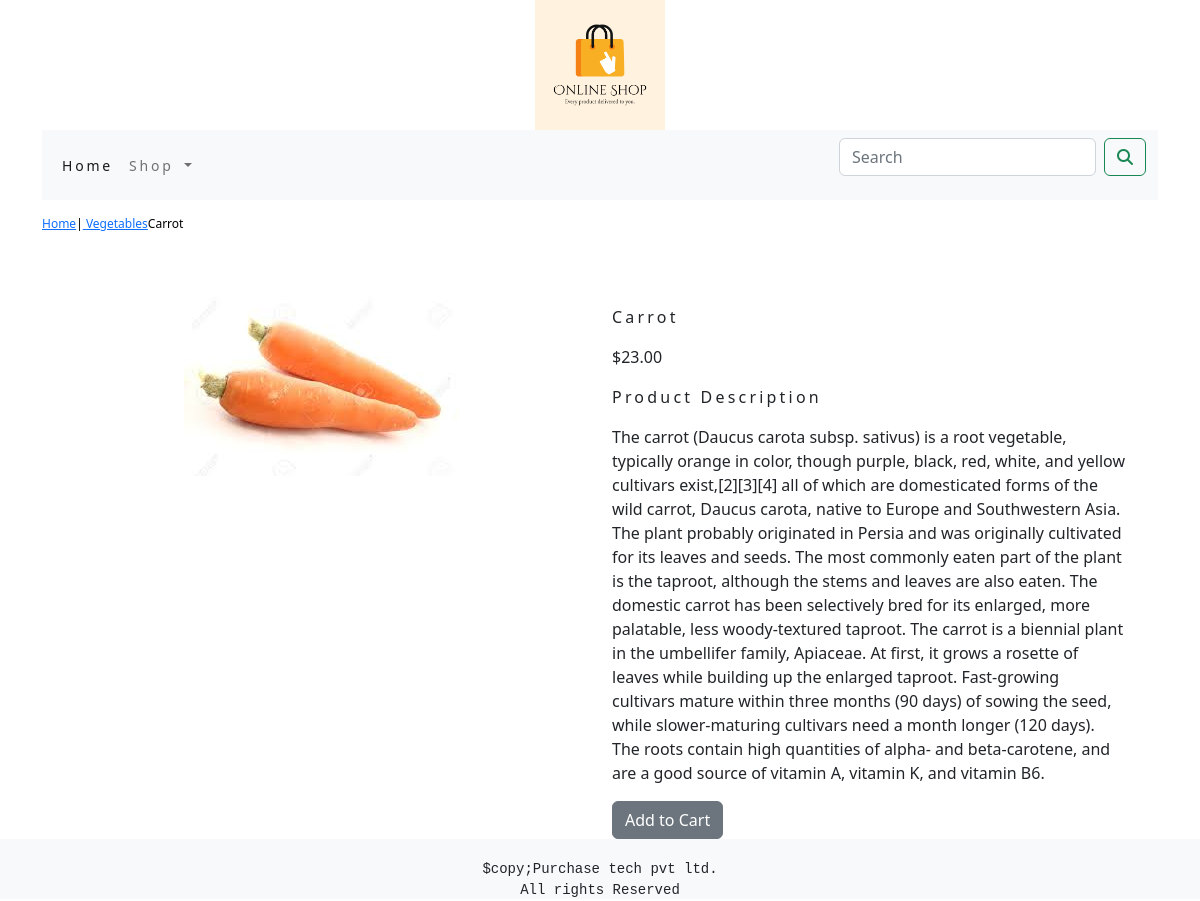
Screenshot of /shop/vegetables/carrot/ with the database file from the repository.
### shop/models.py (models this page shows, shortened)
class Product(models.Model):
    name=models.CharField(max_length=250,unique=True)
    slug=models.SlugField(max_length=250,unique=True)
    description=models.TextField(blank=True)
    price=models.DecimalField(max_digits=10,decimal_places=2)
    category=models.ForeignKey(Category,on_delete=models.CASCADE)
    image = models.ImageField(upload_to='product', blank=True)
    stock=models.IntegerField()
    available=models.BooleanField(default=True)
    created=models.DateTimeField(auto_now_add=True)
    updated=models.DateTimeField(auto_now=True)
    class Meta:
        ordering = ('name',)
        verbose_name = 'product'
        verbose_name_plural = 'products'

class Category(models.Model):
    name=models.CharField(max_length=250,unique=True)
    slug=models.SlugField(max_length=250,unique=True)
    description=models.TextField(blank=True)
    image=models.ImageField(upload_to='category',blank=True)
    class Meta:
        ordering=('name',)
        verbose_name='category'
        verbose_name_plural='categories'
    def get_url(self):
        return reverse('shop:products-by-category',args=[self.slug])
    def __str__(self):
        return '{}'.format(self.name)

### shop/views.py (the view)
# urls.py: path('<slug:c_slug>/<slug:product_slug>/',views.proDetail,name='prodCatdetail')
def proDetail(request,c_slug,product_slug):
    try:
        product=Product.objects.get(category__slug=c_slug,slug=product_slug)
    except Exception as e:
        raise
    return render(request,'product.html',{'product':product})

### cart/context_processors.py (called while the page is built)
def counter(request):
    item_count=0
    if 'admin' in request.path:
        return {}
    else:
        try:
            cart=Cart.objects.filter(cart_id=_cart_id(request))
            car_items=CartItem.objects.all().filter(cart=cart[:1])
            for cart_item in car_items:
                item_count += cart_item.quantity
        except Cart.DoesNotExist:
            item_count =0
    return dict(item_count=item_count)

### cart/views.py (called while the page is built)
def _cart_id(request):
    cart=request.session.session_key
    if not cart:
        cart=request.session.create()
    return cart

### shop/context_processors.py (called while the page is built)
def menu_links(request):
    links=Category.objects.all()
    return dict(links=links)

### templates/product.html (shortened to what this page needs)
{% extends 'base.html' %}
{% load static %}
{% block content %}
<div class="row my_prod_row_class">
    <div class="mx_auto">
        <p> <a href="{% url 'shop:allProdCat' %}" >Home</a>|<a href="{{product.category.get_url}}"> {{product.category}}</a>{{product.name}}</p>
    </div>
</div>
<div class="container">
<br>
<div class="row">
    <div class="col-12 col-sm-12 col-md-12 col-lg-6 text-center">
        <div style="min-width:18rem">
            <img src="{{product.image.url}}" alt="{{product.name}}">
        </div>
    </div>
        <div class="col-12 col-sm-12 col-md-12 col-lg-6">
            <div>
            <h1 class="my_prod_title"> {{product.name}} </h1>
            <p> ${{product.price}}</p>
            <p class="my_title">Product Description</p>
            <p class="text-justify my_prod_text">{{product.description}}</p>
            {% if product.stock <= 0 %}
            <p class="text-justify my_prod_text"  style="color:red;"><b>Out of stock</b></p>
            {% else %}
            <a class="btn btn-secondary" href="{% url 'cart:add_cart' product.id %} ">Add to Cart</a>
            {% endif %}
        </div>
            </div>
</div>
</div>
{% endblock %}

### static/css/custom.css (style rules this page uses)
.my_title { font_size:16px; text_transform:uppercase; letter-spacing:.2em; }
.my_prod_row_class { padding-top:15px; padding-bottom:20px; }
.my_prod_row_class .mx_auto { color:#000; font-size:12px; text-decoration:none; }
.my_prod_title { font-size:16px; text_transform:uppercase; letter-spacing:.2em; padding-top:15px; padding-bottom:10px; }
.my_prod_text { padding-right:20px; }

### rows the page displays
Product: category "Vegetables", name "Carrot", image (picture), price "23.00", description "The carrot (Daucus carota subsp. sativus) is a root vegetable, typically orange in color, though purple, black, red, white, and yellow cultivars exist,[2][3][4] all of which are domesticated forms of the wild carrot, Daucus carota, native to Europe and Southwestern Asia. The plant probably originated in Persia and was originally cultivated for its leaves and seeds. The most commonly eaten part of the plant is the taproot, although the stems and leaves are also eaten. The domestic carrot has been selectively bred for its enlarged, more palatable, less woody-textured taproot. The carrot is a biennial plant in the umbellifer family, Apiaceae. At first, it grows a rosette of leaves while…"
